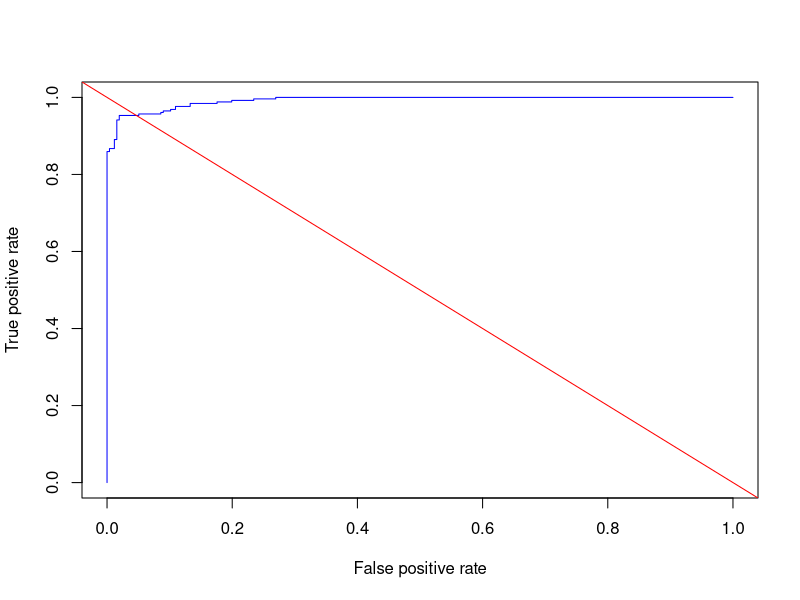

Here is the R script that generated this plot:
require("ROCR")

data <- read.table("data/question1.txt", sep=",", header=FALSE)
pred <- prediction(data[,1], data[,2], c("cover", "stego"))
perf <- performance(pred, measure = "tpr", x.measure = "fpr")

png(filename="outputs/exercise01.png")
plot(perf, col="blue")
abline(1, -1, col="red")
dev.off()
